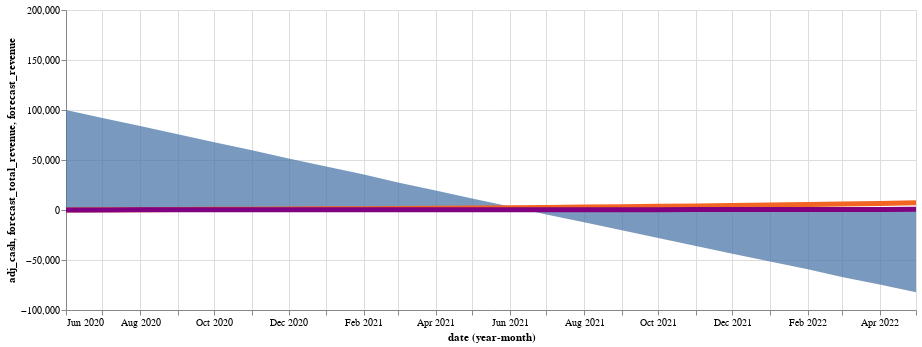

Notebook code for this chart:
### Code cell
# This is a variable forecast for modelling different growth-rates.
# Initial growth rate is set to be the current growth rate

# This cannot be 0, as growth rate wouldn't work
start_revenue = INITIAL_REVENUE if INITIAL_REVENUE > 100 else 100
scale = (-CURRENT_CASH_GBP, CURRENT_CASH_GBP * 2)

monthly_growth_percent = WEEKLY_GROWTH_PERCENT * 4
slider = alt.binding_range(min=0, max=100, step=0.1, name='Monthly growth rate (%)')
selector = alt.selection_single(fields=['month_growth'], bind=slider, init={'month_growth': monthly_growth_percent})

base = alt.Chart(df[['date', 'cash_0g']]).transform_window(
    # Use count() to find out the current month we're on (i.e. the index), as we use that as the power for our growth rate
    index='count()'
).transform_calculate(
    # Transform a % growth rate (i.e. 7) into sometime useful (i.e. 1.07).
    # Raise that to our current month (i.e. for month 2, 1.07 ** 2 = ~1.145), and multiply that by our revenue amount (~1.145 * 500)
    forecast_revenue = ((1+(selector.month_growth / 100)) ** alt.datum.index) * start_revenue
).transform_window(
    # Take what is in practice the cumulative product of revenue (i.e. total revenue earned so far)
    forecast_total_revenue = 'sum(forecast_revenue)', frame=[None, 0]
).transform_calculate(
    # Add cumprod to current cash to find cash standing (i.e. if we have £100k cash, and 10 months of £10k revenue, we have £200k now)
    adj_cash = alt.datum.cash_0g + alt.datum.forecast_total_revenue
).encode(x='yearmonth(date):T')

cash = base.encode(y=alt.Y('adj_cash:Q', scale=alt.Scale(domain=scale))).mark_area(opacity=0.75)
revenue = base.encode(y='forecast_total_revenue:Q').mark_line(color='#f26522', size=5) 
revenue_growth = base.encode(y='forecast_revenue:Q').mark_line(color='purple', size=5)

charts = cash + revenue + revenue_growth

chart_final = charts.add_selection(selector).interactive().properties(width=850)
chart_final

### Figure 1 — Vega-Lite specification as saved in the notebook (floating-point values rounded to 4 significant figures)
{"config": {"view": {"continuousWidth": 400, "continuousHeight": 300}}, "layer": [{"mark": {"type": "area", "opacity": 0.75}, "encoding": {"x": {"type": "temporal", "field": "date", "timeUnit": "yearmonth"}, "y": {"type": "quantitative", "field": "adj_cash", "scale": {"domain": [-100000, 200000]}}}, "selection": {"selector001": {"type": "single", "fields": ["month_growth"], "bind": {"input": "range", "max": 100, "min": 0, "name": "Monthly growth rate (%)", "step": 0.1}, "init": {"month_growth": 8}}, "selector002": {"type": "interval", "bind": "scales", "encodings": ["x", "y"]}}, "transform": [{"window": [{"op": "count", "as": "index"}]}, {"calculate": "(pow((1 + (selector001.month_growth / 100)),datum.index) * 100)", "as": "forecast_revenue"}, {"window": [{"op": "sum", "field": "forecast_revenue", "as": "forecast_total_revenue"}], "frame": [null, 0]}, {"calculate": "(datum.cash_0g + datum.forecast_total_revenue)", "as": "adj_cash"}]}, {"mark": {"type": "line", "color": "#f26522", "size": 5}, "encoding": {"x": {"type": "temporal", "field": "date", "timeUnit": "yearmonth"}, "y": {"type": "quantitative", "field": "forecast_total_revenue"}}, "transform": [{"window": [{"op": "count", "as": "index"}]}, {"calculate": "(pow((1 + (selector001.month_growth / 100)),datum.index) * 100)", "as": "forecast_revenue"}, {"window": [{"op": "sum", "field": "forecast_revenue", "as": "forecast_total_revenue"}], "frame": [null, 0]}, {"calculate": "(datum.cash_0g + datum.forecast_total_revenue)", "as": "adj_cash"}]}, {"mark": {"type": "line", "color": "purple", "size": 5}, "encoding": {"x": {"type": "temporal", "field": "date", "timeUnit": "yearmonth"}, "y": {"type": "quantitative", "field": "forecast_revenue"}}, "transform": [{"window": [{"op": "count", "as": "index"}]}, {"calculate": "(pow((1 + (selector001.month_growth / 100)),datum.index) * 100)", "as": "forecast_revenue"}, {"window": [{"op": "sum", "field": "forecast_revenue", "as": "forecast_total_revenue"}], "frame": [null, 0]}, {"calculate": "(datum.cash_0g + datum.forecast_total_revenue)", "as": "adj_cash"}]}], "data": {"name": "data-b53b30310c703404d2f5cc708d7e7823"}, "width": 850, "$schema": "https://vega.github.io/schema/vega-lite/v4.8.1.json", "datasets": {"data-b53b30310c703404d2f5cc708d7e7823": [{"date": "2020-06-30T15:06:10.056554", "cash_0g": 100000.0}, {"date": "2020-07-31T15:06:10.056554", "cash_0g": 91770.0}, {"date": "2020-08-31T15:06:10.056554", "cash_0g": 83530.0}, {"date": "2020-09-30T15:06:10.056554", "cash_0g": 75300.0}, {"date": "2020-10-31T15:06:10.056554", "cash_0g": 67070.0}, {"date": "2020-11-30T15:06:10.056554", "cash_0g": 58830.0}, {"date": "2020-12-31T15:06:10.056554", "cash_0g": 50600.0}, {"date": "2021-01-31T15:06:10.056554", "cash_0g": 42370.0}, {"date": "2021-02-28T15:06:10.056554", "cash_0g": 34130.0}, {"date": "2021-03-31T15:06:10.056554", "cash_0g": 25900.0}, {"date": "2021-04-30T15:06:10.056554", "cash_0g": 17670.0}, {"date": "2021-05-31T15:06:10.056554", "cash_0g": 9433.0}, {"date": "2021-06-30T15:06:10.056554", "cash_0g": 1200.0}, {"date": "2021-07-31T15:06:10.056554", "cash_0g": -7033.0}, {"date": "2021-08-31T15:06:10.056554", "cash_0g": -15270.0}, {"date": "2021-09-30T15:06:10.056554", "cash_0g": -23500.0}, {"date": "2021-10-31T15:06:10.056554", "cash_0g": -31730.0}, {"date": "2021-11-30T15:06:10.056554", "cash_0g": -39970.0}, {"date": "2021-12-31T15:06:10.056554", "cash_0g": -48200.0}, {"date": "2022-01-31T15:06:10.056554", "cash_0g": -56430.0}, {"date": "2022-02-28T15:06:10.056554", "cash_0g": -64670.0}, {"date": "2022-03-31T15:06:10.056554", "cash_0g": -72900.0}, {"date": "2022-04-30T15:06:10.056554", "cash_0g": -81130.0}, {"date": "2022-05-31T15:06:10.056554", "cash_0g": -89370.0}]}}
